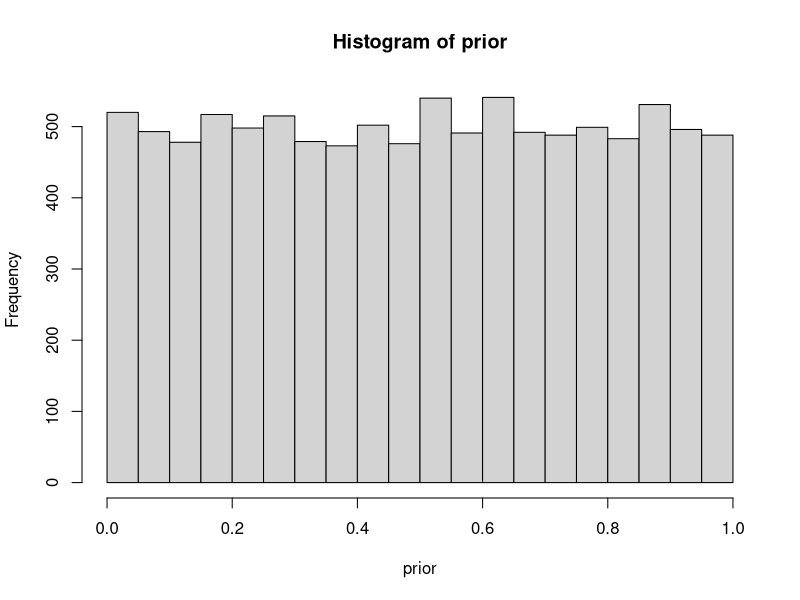
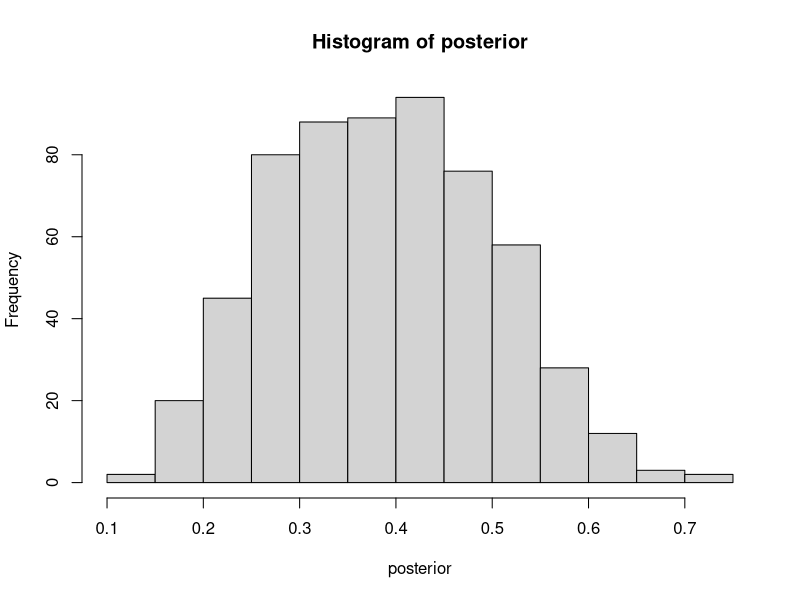
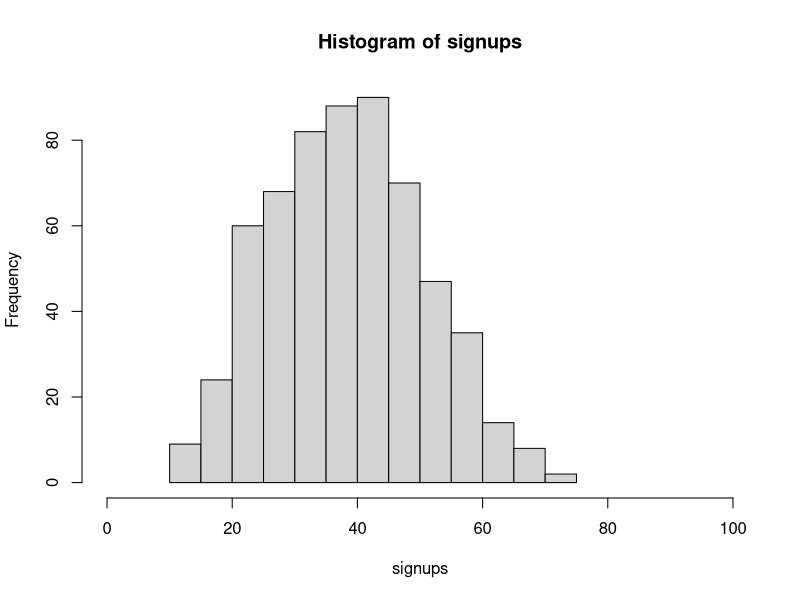

Reproduce these figures in R, in order.
## ---- chunk 1
# Number of random draws from prior
n_draws <- 10000
prior <- runif(n_draws, min=0, max=1)
hist(prior)
## ---- chunk 2
generative_model <- function(rate){
  output <- rbinom(1, size=16, prob=rate)
}

# Simulated the data using the parameters from the prior and the generative model
sim_data <- rep(NA, n_draws)
for (i in 1:n_draws){
  sim_data[i] <- generative_model(prior[i])
}

#Filter off all draws that do not match the data
posterior <- prior[sim_data == 6]
hist(posterior)

## ---- chunk 3
length(posterior)
median(posterior)
quantile(posterior, c(0.025, 0.975))
## ---- chunk 4
sum(posterior > 0.2) / length(posterior)
## ---- chunk 5
signups <- rep(NA, length(posterior))

# Since rbinom is vectorized we can simply write it like this:
signups <- rbinom(n=length(posterior), size=100, prob=posterior)

hist(signups, xlim=c(0,100))
## ---- chunk 6
quantile(signups, c(0.025, 0.975))
